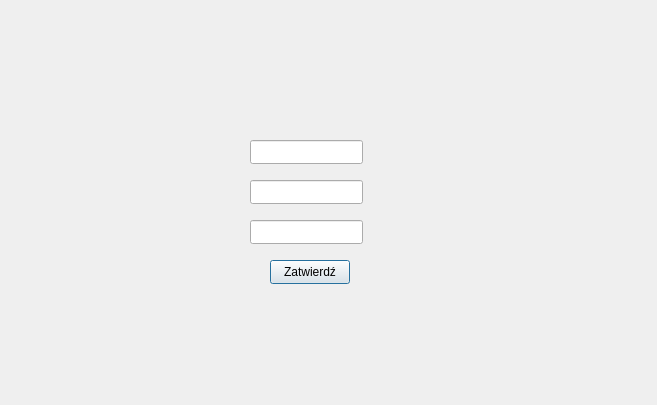
<?xml version="1.0" encoding="UTF-8"?>
<ui version="4.0">
 <class>Dialog</class>
 <widget class="QDialog" name="Dialog">
  <property name="geometry">
   <rect>
    <x>0</x>
    <y>0</y>
    <width>657</width>
    <height>405</height>
   </rect>
  </property>
  <property name="windowTitle">
   <string>Dialog</string>
  </property>
  <widget class="QLineEdit" name="lineEdit_a">
   <property name="geometry">
    <rect>
     <x>250</x>
     <y>140</y>
     <width>113</width>
     <height>24</height>
    </rect>
   </property>
  </widget>
  <widget class="QLineEdit" name="lineEdit_b">
   <property name="geometry">
    <rect>
     <x>250</x>
     <y>180</y>
     <width>113</width>
     <height>24</height>
    </rect>
   </property>
  </widget>
  <widget class="QLineEdit" name="lineEdit_c">
   <property name="geometry">
    <rect>
     <x>250</x>
     <y>220</y>
     <width>113</width>
     <height>24</height>
    </rect>
   </property>
  </widget>
  <widget class="QPushButton" name="pushButton">
   <property name="geometry">
    <rect>
     <x>270</x>
     <y>260</y>
     <width>80</width>
     <height>24</height>
    </rect>
   </property>
   <property name="text">
    <string>Zatwierdź</string>
   </property>
  </widget>
 </widget>
 <resources/>
 <connections/>
</ui>
